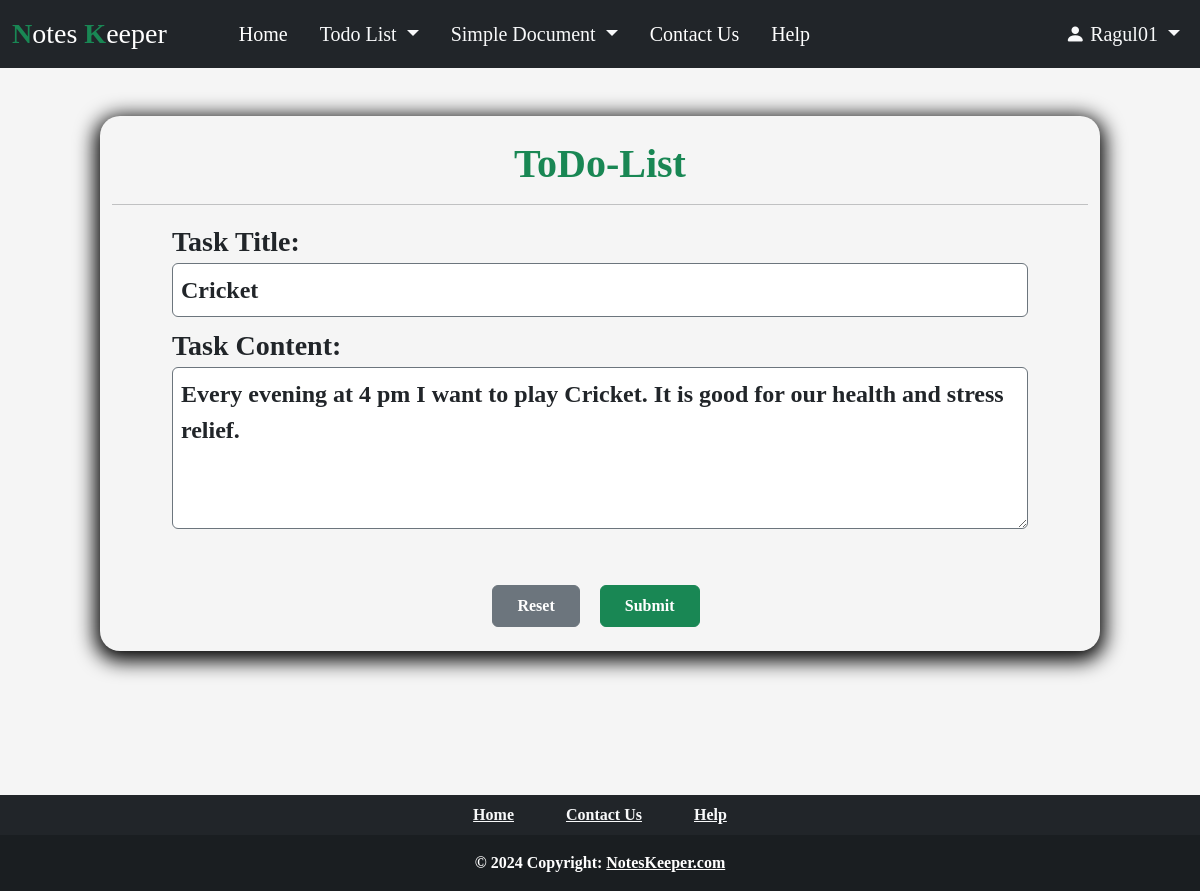
Screenshot of /todo/update/16 (signed in) with the database file from the repository.
### Todo_List/models.py (models this page shows, shortened)
class Todo_Task(models.Model):
    UserId = models.ForeignKey(User, on_delete = models.CASCADE, null = True)
    Title = models.CharField(max_length = 100)
    Task = models.TextField(max_length = 300)
    Date = models.DateField(null = True)
    Time = models.TimeField(null = True)
    Bgcolor = models.CharField(max_length = 20, null= False)

### Todo_List/views.py (the view, shortened to what this page needs)
# urls.py: path('update/<int:id>',views.Update, name= 'update_document'),
def Update(request, id):
    datas = Todo_Task.objects.filter(id = id).first()
    update_data = {'update_task': datas}
    return render(request, 'todo.html',context=update_data)

### templates/todo.html (shortened to what this page needs)
{% extends "index.html" %}
{% load static %}
{% block body %}
<main class="container-fluid col-md-10 mt-5 pb-3 round">
    <br>
    <h1 class="text-center text-success fw-bold ">ToDo-List</h1>
    <hr>
    {% if update_task %}
    <div class="ps-5 pe-5">
        <form action="" method="post" class="form-group">
            <div class="container">
                <label class="fw-bold fs-3">Task Title: </label>
                <input type="text" name="title" value="{{update_task.Title}}" class="p-2 form-control border border-secondary fw-bold fs-4" required>
            </div>
            <div class="container mt-2">
                <label class="fw-bold fs-3">Task Content: </label>
                <textarea name="task" class="p-2 form-control border border-secondary fw-bold fs-4" required rows="4"
                    class="form-control" >{{update_task.Task}}</textarea>
            </div>
            <div class="row m-2 ms-0">
                <div class="col-md-12 text-center">
                    <input type="reset" value="Reset" class="btn btn-secondary fw-bold p-2 ps-4 pe-4 me-3 mt-5">
                    <input type="submit" value="Submit" class="btn btn-success fw-bold p-2 ps-4 pe-4 mt-5">
                </div>
            </div>
        </form>
    </div>
    {% endif %}
</main>
{% endblock body %}

### templates/index.html (shortened to what this page needs)
{% load static %}
<!DOCTYPE html>
<html lang="en">
<head>
  {% load bootstrap5 %}
  {% bootstrap_css %}
  <link rel="stylesheet" href="https://cdn.jsdelivr.net/npm/bootstrap-icons@1.3.0/font/bootstrap-icons.css">
  <link rel="stylesheet" href="{% static 'css/style.css' %}">
</head>
<body>
  <nav class="navbar navbar-expand-lg navbar-dark bg-dark mb-2">
    <div class="container-fluid ">
      <a class="navbar-brand brand fs-3" href="/"><span class="text-success fw-bold">N</span>otes <span
          class="text-success fw-bold">K</span>eeper</a>
      <div class="collapse navbar-collapse ms-5" id="navbarSupportedContent">
        <ul class="navbar-nav me-auto mb-2 mb-lg-0 fs-5">
          <li class="nav-item me-3">
            <a class="nav-link active" aria-current="page" href="/">Home</a>
          </li>
          <li class="nav-item dropdown me-3">
            <a class="nav-link dropdown-toggle text-light " href="/todo" id="navbarDropdown" role="button"
              data-bs-toggle="dropdown" aria-expanded="false">
              Todo List
            </a>
          </li>
          <li class="nav-item dropdown me-3">
            <a class="nav-link dropdown-toggle text-light " href="/document" id="navbarDropdown" role="button"
              data-bs-toggle="dropdown" aria-expanded="false">
              Simple Document
            </a>
          </li>
          <li class="nav-item me-3">
            <a class="nav-link active" aria-current="page" href="/contact">Contact Us</a>
          </li>
          <li class="nav-item me-3">
            <a class="nav-link active" aria-current="page" title="?" href="/help">Help</a>
          </li>
        </ul>
        {% if request.user.is_authenticated %}
        <ul class="navbar-nav d-flex fs-5">
          <li class="nav-item dropdown">
            <a class="nav-link dropdown-toggle  text-light " href="#" id="navbarDropdown" role="button"
              data-bs-toggle="dropdown" aria-expanded="false">
              <i class="bi bi-person-fill"></i> {{ user.username.capitalize }}
            </a>
          </li>
        </ul>
        {% endif %}
      </div>
    </div>
  </nav>
  {% block body %}
  {% endblock %}
<div class="container-fluid footer col-md-12 p-0 ">
  <footer class="bg-dark text-center text-white  mb-0 pb-0">
    <div class="container p-2 pb-2">
      <section class="mb-0 fw-bold">
        <a href="/" class="text-light me-5"> Home</a>
        <a href="/contact" class="text-light me-5"> Contact Us</a>
        <a href="help" class="text-light">Help</a>
      </section>
    </div>
  <div class="text-center fw-bold p-3" style="background-color: rgba(0, 0, 0, 0.2);">
    © 2024 Copyright:
    <a class="text-white" href="http://127.0.0.1:8000/">NotesKeeper.com</a>
  </div>
</footer>
</div>
</body>
</html>

### static/css/style.css (style rules this page uses)
body { background-color: whitesmoke; font-family: 'Times New Roman'; }
.brand { font-family: cursive; }
.round { border-radius: 20px; box-shadow: 0px 5px 20px 5px black; }
.footer { margin-top: 12%; }

### rows the page displays
Todo_Task: title "Cricket", task "Every evening at 4 pm I want to play Cricket. It is good for our health and stress relief."

### other values shown
{{ user.username.capitalize }} "Ragul01"
